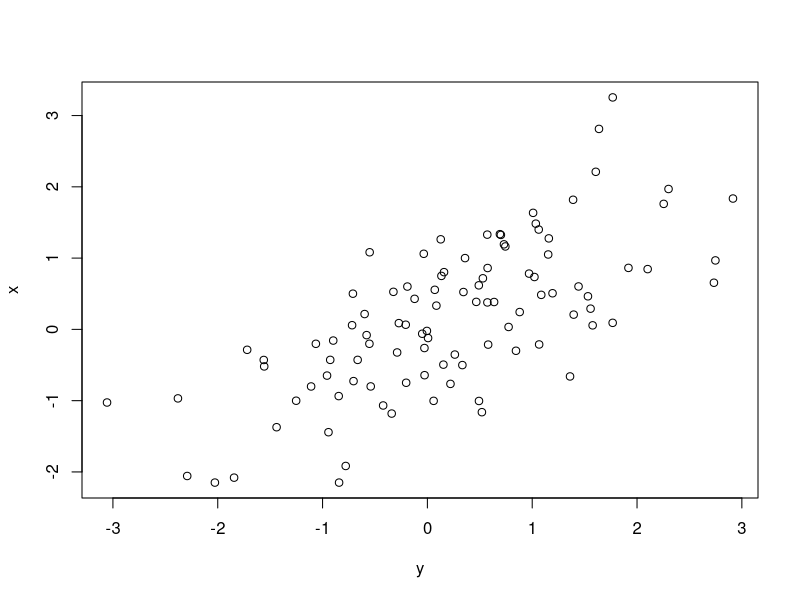

Write R code to recreate this figure.
#' DESCRIPTION:
#' Script for introductory work

library(tidyverse)

# in-class ----------------------------------------------------------------
# Create fictional data ---------------------------------------------------
# Tibble of imaginary data, group x generally higher than group y
x <- c(3.2, 5.0, 10.0, 100, 50)
y <- c(1.0, 3.0, 2.0, 2.1, 1.2)

df_xy <- tibble(group = c(rep("x", length (x)),
                          rep("y", length(y))),
                value = c(x, y))

# Non-parametric versions of common parametric tests ----------------------
# Non-parametric tests
## Non-parametric tests generally convert data to rank

# t-test (parametric)
t.test(x, y)

# non-parametric version of t-test
## U-test/Wilcoxon test
wilcox.test(x, y)
# calculates W


# ANOVA (parametric) - for more than 2 groups
aov(weight ~ group,
    data = PlantGrowth)

# non-parametric version of ANOVA: Kruskal-Wallis test
kruskal.test(weight ~ group,
             data = PlantGrowth)



# Confidence intervals -----------------------------------------------------
# Confidence intervals are another way of seeing p-values
# If the 95% confidence interval doesn't overlap 0, generally p < .05

m <- lm(Petal.Length ~ Petal.Width,
        data = iris)

summary(m)

# confint() function gives bounds of 95% confidence interval
confint(m)


# Covariance and correlation --------------------------------------------------------------
# Covariance between x and y is based on how much the a data point's deviation
# from the mean of x is related to its deviation from the mean of y. The average
# product of these values (technically, the summed product over *one less than*
# the number of data points) is the covariance.
# Covariance is also the correlation coefficient (Pearson's rho) times the stds
# of x and y.
# Correlation is thus covariance standardized from -1 to 1.

x <- rnorm(100, mean = 0, sd = 1)
y <- rnorm(100, mean = 0.8 * x, sd = 1)

plot(x ~ y)

# Parametric test of correlation: cor.test() by default uses Pearson's rho,
# assuming a normal distribution
cor.test(x, y)

# Non-parametric version: cor.test() with method = "spearman
cor.test(x, y,
         method = "spearman")

# Covariance calculation: cov()
cov(x, y)

# Dividing by product of standard deviations gets Pearson correlation
cov(x, y)/(sd(x) * sd(y))
